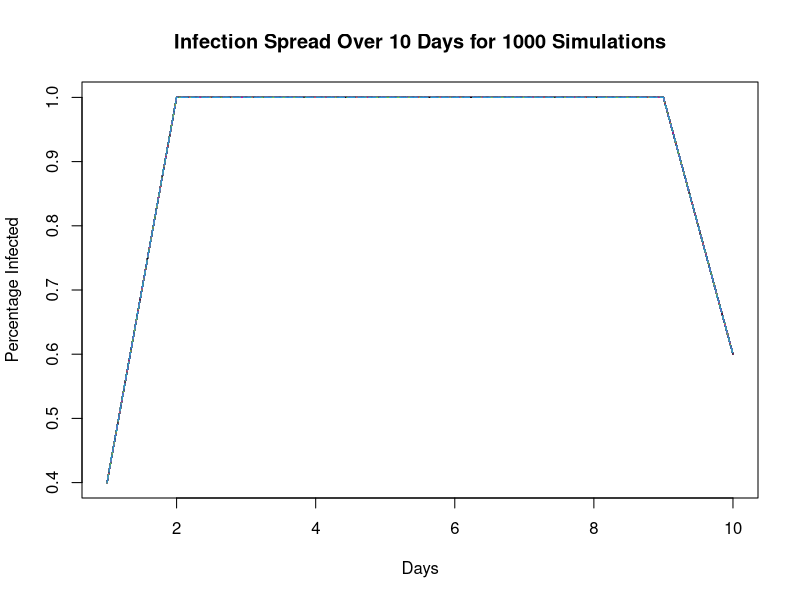
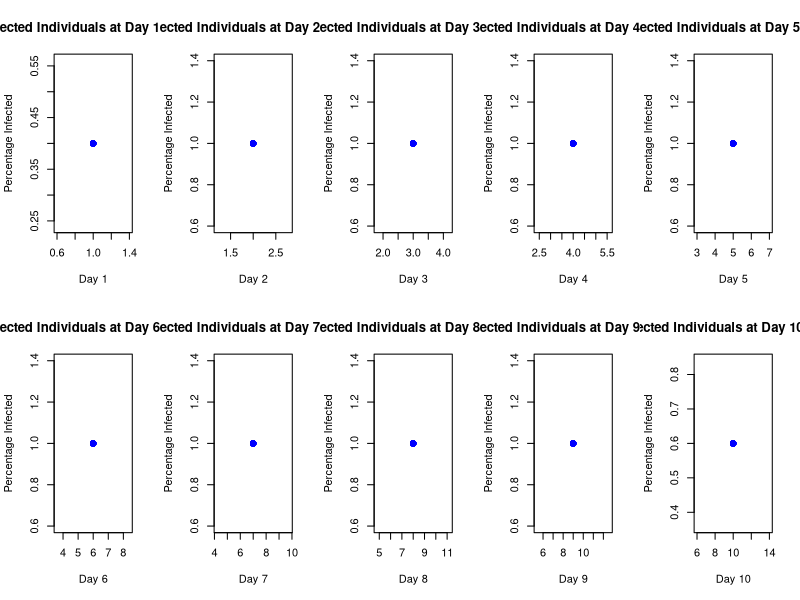

Generate these figures, in order, with R:
## ---- chunk 1
# Define the dimensions of the matrix
num_individuals <- 5  # Number of rows
num_days <- 10  # Number of columns
lamda1 <- 0.2
lamda2 <- 0.3
recovery_rate <- 0.15 # Rate at which individuals recover
num_simulations <- 1000

# Create an empty list to store the results of multiple simulations
sim_results <- vector("list", length = num_simulations)

# Create an empty matrix filled with zeros to represent uninfected individuals
initial_infection_matrix <- matrix(0, nrow = num_individuals, ncol = num_days)

# Introduce random infections
for (i in 1:num_individuals) {
  for (j in 1:num_days) {
    # Generate a random number between 0 and 1
    random_number <- runif(1)
    
    # Define a threshold for introducing infections (e.g., 0.2 for a 20% chance of infection)
    threshold <- 0.2
    
    # If the random number is below the threshold, mark the individual as infected
    if (random_number < threshold) {
      initial_infection_matrix[i, j] <- 1
    }
  }
}

# Loop through each day
for (day in 2:num_days) {
  # Loop through each individual
  for (individual_number in 1:num_individuals) {
    # Check if the individual is already infected
    if (initial_infection_matrix[individual_number, day - 1] == 1) {
      # If already infected, keep them infected
      initial_infection_matrix[individual_number, day] <- 1
    } else {
      # Calculate the force of infection for the specified individual at day
      force_of_infection <- lamda1 + lamda2 * sum(initial_infection_matrix[, day - 1])
      
      # Limit the force_of_infection to be between 0 and 1
      force_of_infection <- pmin(1, pmax(0, force_of_infection))
      
      # Calculate the probability of getting infected
      p <- 1 - exp(-force_of_infection)
      
      # Generate a uniform random number [0, 1]
      u.r.n <- runif(1)
      
      # Check if the random value (u.r.n) is less than the probability p
      # If yes, update the infection status to 1 (infected)
      if (u.r.n < p) {
        initial_infection_matrix[individual_number, day] <- 1
      }
    }
  }
}
# Apply the recovery process for each individual
for (individual_number in 1:num_individuals) {
  if (initial_infection_matrix[individual_number, day] == 1 && runif(1) < recovery_rate) {
    initial_infection_matrix[individual_number, day] <- 0  # Change the status to recovered (0)
  }
}

# Print the final infection status matrix
print(initial_infection_matrix)

# Store the simulation result in sim_results list
for (sim in 1:num_simulations) {
  sim_results[[sim]] <- initial_infection_matrix
}

# Create an empty matrix to store simulation results
simulation_matrix <- array(dim = c(num_individuals, num_days, num_simulations))

# Store simulation results in the matrix
for (sim in 1:num_simulations) {
  simulation_matrix[, , sim] <- sim_results[[sim]]
}

# Calculate the percentage of infected individuals for each day and simulation
infected_percentage <- apply(simulation_matrix, c(2, 3), function(x) mean(x == 1))

# Plot the results
matplot(1:num_days, infected_percentage, type = "l", xlab = "Days", ylab = "Percentage Infected",
        main = "Infection Spread Over 10 Days for 1000 Simulations")

# Prepare the scatter plots for each day
par(mfrow = c(2, 5))  # Divides the plotting area into a 2x5 grid for 10 plots

for (day_to_plot in 1:num_days) {
  # Calculate the percentage of infected individuals at the chosen day for each simulation
  infected_percentage_at_day <- infected_percentage[day_to_plot, ]
  
  # Create scatter plots for each day
  plot(rep(day_to_plot, num_simulations), infected_percentage_at_day, 
       xlab = paste("Day", day_to_plot), ylab = "Percentage Infected",
       main = paste("Percentage of Infected Individuals at Day", day_to_plot, "for 1000 Simulations"),
       pch = 19, col = "blue")  # Using blue color for dots
}


# Calculate the recovery status for each individual in each simulation
recovery_matrix <- array(dim = c(num_individuals, num_days, num_simulations))

for (sim in 1:num_simulations) {
  for (individual in 1:num_individuals) {
    for (day in 1:num_days) {
      recovery_matrix[individual, day, sim] <- ifelse(sim_results[[sim]][individual, day] == 0, 1, 0)
    }
  }
}









